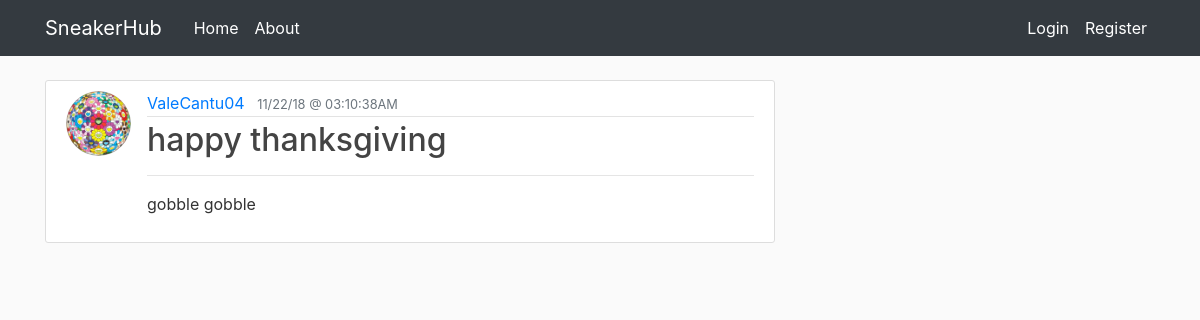
Page /post/9 on the committed database.
### sneakerhub/models.py (models this page shows, shortened)
class User(db.Model, UserMixin):
    id = db.Column(db.Integer, primary_key=True)
    username = db.Column(db.String(20), unique=True, nullable=False)
    email = db.Column(db.String(120), unique=True, nullable=False)
    image_file = db.Column(db.String(20), nullable=False,
                           default='default.jpg')
    password = db.Column(db.String(60), nullable=False)
    posts = db.relationship('Post', backref='author', lazy=True)

class Post(db.Model):
    id = db.Column(db.Integer, primary_key=True)
    title = db.Column(db.String(140), nullable=False)
    date_posted = db.Column(db.DateTime, nullable=False,
                            default=datetime.utcnow)
    content = db.Column(db.Text, nullable=False)
    user_id = db.Column(db.Integer, db.ForeignKey('user.id'), nullable=False)

### sneakerhub/posts/routes.py (the view)
@posts.route("/post/<post_id>")
def post(post_id):
    post = Post.query.get_or_404(post_id)
    return render_template('post.html', title=post.title, post=post)

### sneakerhub/templates/post.html (shortened to what this page needs)
{% extends "layout.html" %}
{% block content %}
<article class="media content-section">
    <img class="rounded-circle article-img" src="{{ url_for('static', filename='profile_pics/' + post.author.image_file) }}">
    <div class="media-body">
        <div class="article-metadata">
            <a class="mr-2" href="{{ url_for('users.user_posts', username=post.author.username) }}">{{ post.author.username }}</a>
<small class="text-muted">{{ post.date_posted.strftime('%x @ %X%p')}}</small>
        </div>
        <h2 class="article-title">{{ post.title }}</h2>
        <hr>
        <p class="article-content">{{ post.content }}</p>
    </div>
</article>
{% endblock content %}

### sneakerhub/static/main.css (style rules this page uses)
body { background: #fafafa; color: #333333; margin-top: 5rem; }
h1,h2,h3,h4,h5,h6 { color: #444444; }
.content-section { background: #ffffff; padding: 10px 20px; border: 1px solid #dddddd; border-radius: 3px; margin-bottom: 20px; }
.article-title { color: #444444; }
.article-content { white-space: pre-line; }
.article-img { height: 65px; width: 65px; margin-right: 16px; }
.article-metadata { padding-bottom: 1px; margin-bottom: 4px; border-bottom: 1px solid #e3e3e3 }

### rows in the picture
User: image_file (picture), author.username "ValeCantu04"
Post: date_posted "11/22/18 @ 03:10:38AM", title "happy thanksgiving", content "gobble gobble"
